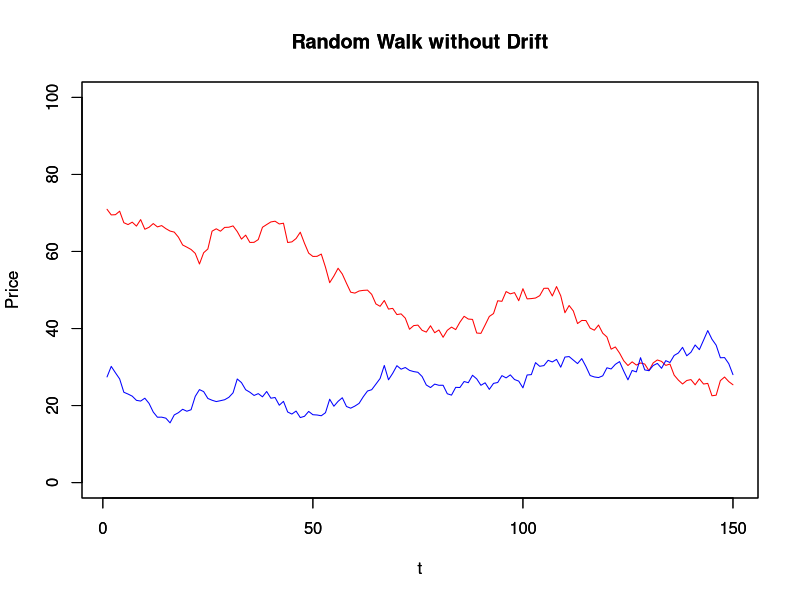
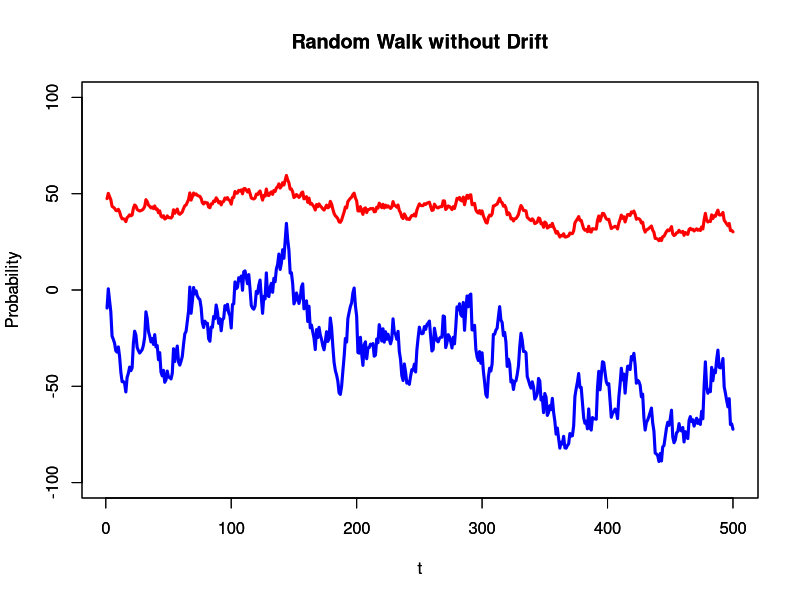
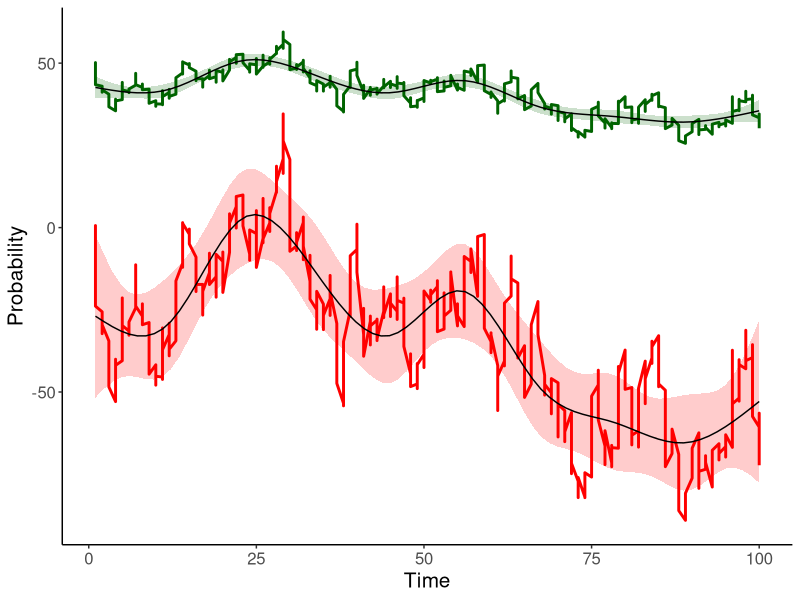

Source code (R) for these figures, in order: (Note: this script raises an error after producing the figures.)
RW <- function(N, x0, mu, variance) {
  z<-cumsum(rnorm(n=N, mean=0, 
                  sd=sqrt(variance)))
  t<-1:N
  x<-x0+t*mu+z
  return(x)
}
# mu is the drift
set.seed(50)
P1<-RW(150,70,0,3)
set.seed(12)
P2<-RW(150,30,0,3)
plot(P1, main="Random Walk without Drift", 
     xlab="t",ylab="Price", ylim=c(0,100),
     typ='l', col="red")
par(new=T)  #to draw in the same plot
plot(P2, main="Random Walk without Drift", 
     xlab="t",ylab="Price", ylim=c(0,100),
     typ='l', col="blue")






# graph for illustration purpose (DO NOT USE LIKE THIS FOR ANYTHING SERIOUS!)
set.seed(12)
P1<-RW(500,50,0,3)
set.seed(12)
P2<-RW(500,0,0,40)
plot(P1, main="Random Walk without Drift", 
     xlab="t",ylab="Probability", ylim=c(-100,100), lwd=3,
     typ='l', col="red")
par(new=T)  #to draw in the same plot
plot(P2, main="Random Walk without Drift", 
     xlab="t",ylab="Probability", ylim=c(-100,100), lwd = 3,
     typ='l', col="blue")
dat <- data.frame(P1, P2, X = sort(rep(1:100, 5)))


library("ggplot2") 
cexaxistitle = 15
cexaxisticks = 12
cexpointsize = 4
l1 <- ggplot(dat, aes(X, P1)) +                                     
  geom_line(color = "dark green", size = 1) +
  geom_smooth(method = "gam", alpha = .2, col = "black", fill = "dark green", size = 0.5, level = .9999) +
  geom_line(aes(X, P2), color = "red", size = 1) +
  geom_smooth(aes(X, P2), method = "gam", alpha = .2, col = "black", fill = "red", size = 0.5, level = .999999999999999) +
  theme_classic() +
  labs(x ="Time", y = "Probability") +
  theme(
    axis.title.y = element_text(size = cexaxistitle),
    axis.title.x = element_text(size = cexaxistitle),
    axis.text = element_text(size = cexaxisticks)
  )
ggsave(
  filename = paste(dir_out, "random_walk_l1.png", sep = "/"),
  plot = l1,
  width = 6,
  height = 4
)




ntrials=200
stepsize = 3
offset1=70 #maybe replace with random starting point?
offset2=30 #maybe replace with random starting point?
upper_limit=80
lower_limit=20

set.seed(10)
pos1 <- (cumsum(rnorm(ntrials))*stepsize )+offset1
pos1[pos1>upper_limit] = upper_limit;
pos1[pos1<lower_limit] = lower_limit;
set.seed(15)
pos2 <- (cumsum(rnorm(ntrials))*stepsize )+offset2
pos2[pos2>upper_limit] = upper_limit;
pos2[pos2<lower_limit] = lower_limit;
plot(seq_along(pos1), pos1,
     xlab="Step Number", ylab="Current Position", main = "random walks with gaussian distribution and upper/lower limit",
     type = "l", col="green",
     ylim = c(0,100), lwd = 4
)
lines(seq_along(pos2), pos2,
      type = "l", col="blue", lwd = 4
)
abline(h=lower_limit, col="red", lwd=2, lty=2)
abline(h=upper_limit, col="red", lwd=2, lty=2)

# random walk with limits -------------------------------------------------


library(tidyverse)
library(patchwork)
rand_walk <- function(n=100, mu=0, var=3, lower=-Inf, upper=Inf, init=runif(1, lower, upper)) {
  message('+++ random walk +++')
  message('n: ', n)
  message('mu: ', mu)
  message('variance: ', var)
  message('lower limit: ', lower)
  message('upper limit: ', upper)
  message('init: ', init)
  message('walking...\n')
  cur_seed <- .Random.seed
  rw <- 
    Reduce(
      function(prev_val, cur_trial){
        cur_step <- rnorm(n=1, mean=mu, sd=sqrt(var))
        
        # if next step ends outside the limits take the same step size into the opposite direction
        # if (prev_val+cur_step>upper||prev_val+cur_step<lower)
        #   cur_step <- cur_step*-1
        
        # if next step ends outside the limits draw new step from Gaussian distribution that stays within limits
        while (prev_val+cur_step>upper||prev_val+cur_step<lower)
          cur_step <- rnorm(n=1, mean=mu, sd=sqrt(var))
        return(prev_val+cur_step)
      }, 
      x=2:n, 
      init = init,
      accumulate = T
    )
  attr(rw, 'seed') <- cur_seed
  return(rw)
}

set.seed(1060)
ntrial <- 100
drift = 0
variance <- 30
upper_limit <- 80
lower_limit <- 20

# set.seed(42)
rw1 <- rand_walk(ntrial, drift, variance, lower_limit, upper_limit)
rw2 <- rand_walk(ntrial, drift, variance, lower_limit, upper_limit)
rw.dat <- 
  rbind(
    data.frame(trial=1:length(rw1), P=rw1, walk='walk1'),
    data.frame(trial=1:length(rw2), P=rw2, walk='walk2')
  )

rw.dat %>%
  ggplot(aes(x=trial, y=P)) +
  xlab('Trial') + ylab('Probability') +
  geom_line(aes(color=walk)) + 
  geom_hline(yintercept = upper_limit, linetype = 2) +
  geom_hline(yintercept = lower_limit, linetype = 2) +
  coord_cartesian(ylim=c(0, 100)) + 
  theme_classic() + theme(legend.position = 'bottom') 


# now let's create "a bunch of" (say 60) random walks that at least fullfill the followinf criteria
# * at least 1 crossing of walks
# * correlation of walks < 0

rw.list <- list()
ntrial <- 100
drift = 0
variance <- 30
upper_limit <- 80
lower_limit <- 20
current_seed <- 42
set.seed(current_seed)
while (length(rw.list)<60) {
  message('seed: ', current_seed)
  set.seed(current_seed)
  rw1 <- rand_walk(ntrial, drift, variance, lower_limit, upper_limit)
  rw2 <- rand_walk(ntrial, drift, variance, lower_limit, upper_limit)
  rw.dat <- 
    data.frame(trial = 1:ntrial, prob1 = rw1, prob2 = rw2) %>%
     mutate(
      step1 = prob1-lag(prob1), # actual step taken in a given trial
      step2 = prob2-lag(prob2),
      prob_diff = prob1-prob2, # difference between probabilities of the 2 walks
      prob_diff_sign=prob_diff/abs(prob_diff), # sign of that difference
      prob_diff_sign=case_when(is.nan(prob_diff_sign)~lag(prob_diff_sign), T~prob_diff_sign),
      crossed = prob_diff_sign!=lag(prob_diff_sign), # did the walks cross, i.e. did the sign change?
      crossed2 = prob_diff_sign!=lag(prob_diff_sign) & abs(lead(prob_diff))>abs(prob_diff), # did the sign change and does this change increase in the next trial?
      crossed3 = prob_diff_sign!=lag(prob_diff_sign) & prob_diff_sign == lead(prob_diff_sign, n=3), # did the sign change and stay changed for at least 3 trials?
      cor = cor.test(prob1, prob2)$estimate, # correlation between walks
      seed = current_seed # store current seed
      )
  n_crossings <- length(which(rw.dat$crossed))
  cor <- rw.dat$cor[1]
  current_seed <- current_seed + 1 
  if (n_crossings>0 && cor<0) {
    message('n_crossings: ', n_crossings)
    message('cor: ', cor)
    message('')
    rw.dat$random_walk_no <- length(rw.list)+1
    rw.list[[length(rw.list)+1]] <- rw.dat
  }
}

rw.plots <- 
  rw.list %>%
  map(
    function(rw.d){
      rw.no <-rw.d$random_walk_no[1]
      rw.cor <- rw.d$cor[1]
      rw.crossings <- length(which(rw.d$crossed))
      rw.mad <- mean(abs(rw.d$prob_diff))
      rw.d %>%
        pivot_longer(c(prob1, prob2), names_to = 'walk', values_to = 'P') %>%
        ggplot(aes(x=trial, y=P)) +
        xlab('Trial') + ylab('Probability') + 
        ggtitle(paste0('random walk #', rw.no), subtitle = paste0('correlation: ', round(rw.cor, 2), ' crossings: ', rw.crossings, ', mean abs diff: ', round(rw.mad, 2))) +
        geom_line(aes(color=walk)) + 
        geom_hline(yintercept = upper_limit, linetype = 2) +
        geom_hline(yintercept = lower_limit, linetype = 2) +
        geom_vline(aes(xintercept=trial), data=rw.d%>%filter(crossed), linetype=2, color='darkgrey') +
        coord_cartesian(ylim=c(0, 100)) + 
        theme_classic() + theme(legend.position = 'bottom')
      }
    )

rw.plots[1:12] %>%wrap_plots(ncol = 3, guides = 'collect') & theme(legend.position = 'bottom')
rw.plots[13:24] %>%wrap_plots(ncol = 3, guides = 'collect') & theme(legend.position = 'bottom')
rw.plots[25:36] %>%wrap_plots(ncol = 3, guides = 'collect') & theme(legend.position = 'bottom')
rw.plots[37:48] %>%wrap_plots(ncol = 3, guides = 'collect') & theme(legend.position = 'bottom')
rw.plots[49:60] %>%wrap_plots(ncol = 3, guides = 'collect') & theme(legend.position = 'bottom')

okayish <- c(2, 3, 5, 14, 16, 23, 24, 32, 51, 54, 60)
rw.plots[okayish] %>%wrap_plots(ncol = 3, guides = 'collect') & theme(legend.position = 'bottom')
chosen <- c(3, 16, 32)

# save to file that can be fed into Presentation script for 2-armed bandit task
out_tbl <- 
  rw.list[chosen] %>%
  bind_rows() %>%
  select(random_walk_no, trial, prob1, prob2) %>% 
  mutate(across(everything(), ~round(.x, 0)))
write.csv2(out_tbl, file.path(getwd(), 'random_walks_3_n100.csv'), row.names = F)

rw.pl <- rw.plots[chosen] %>%wrap_plots(ncol = 1, guides = 'collect') & theme(legend.position = 'bottom')
out_tbl.sum <- 
  rw.list[chosen] %>%
  bind_rows() %>%
  # mutate(across(is.numeric(), ~round(.x, 0))) %>%
  group_by(random_walk_no) %>%
  filter(!is.na(step1)) %>%
  summarise(
    variance1=var(step1),
    sd1=sd(step1),
    variance2=var(step2),
    sd2=sd(step2),
    cor = first(cor),
    mean_abs_diff = mean(abs(prob_diff)),
    n_crossings = length(which(crossed)),
    n_crossings2 = length(which(crossed2)),
    n_crossings3 = length(which(crossed3))
  ) 
rw.sum <- 
  ggplot() + 
  theme_void() +
  annotate(
    geom='table',
    x = 1, y = 1,
    label=list(out_tbl.sum%>%select(1:8)%>%mutate(across(where(is.numeric), ~round(.x, 2))))
  )

(out_tbl.sum.plot <- (rw.pl) / rw.sum)
ggsave(file.path(getwd(), 'random_walks_3_n100.png'), out_tbl.sum.plot)
